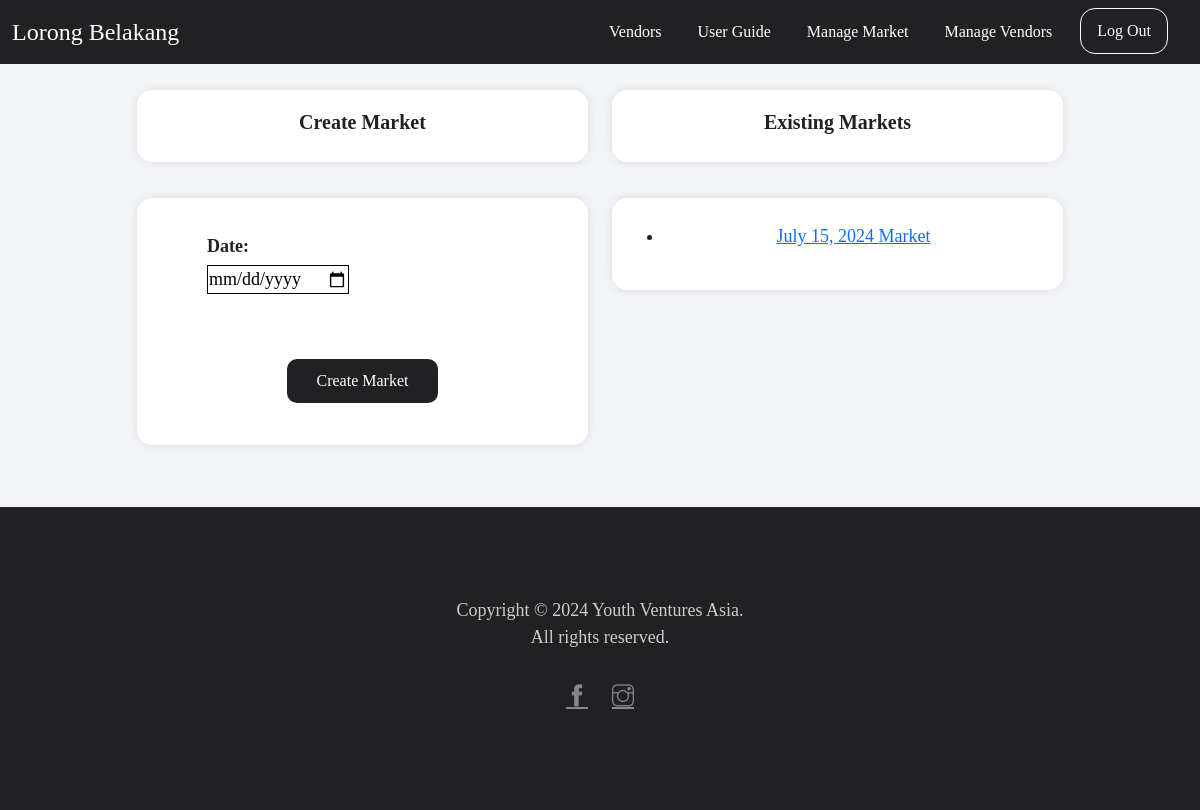
Before: /manage/ (signed in) with the older database file.
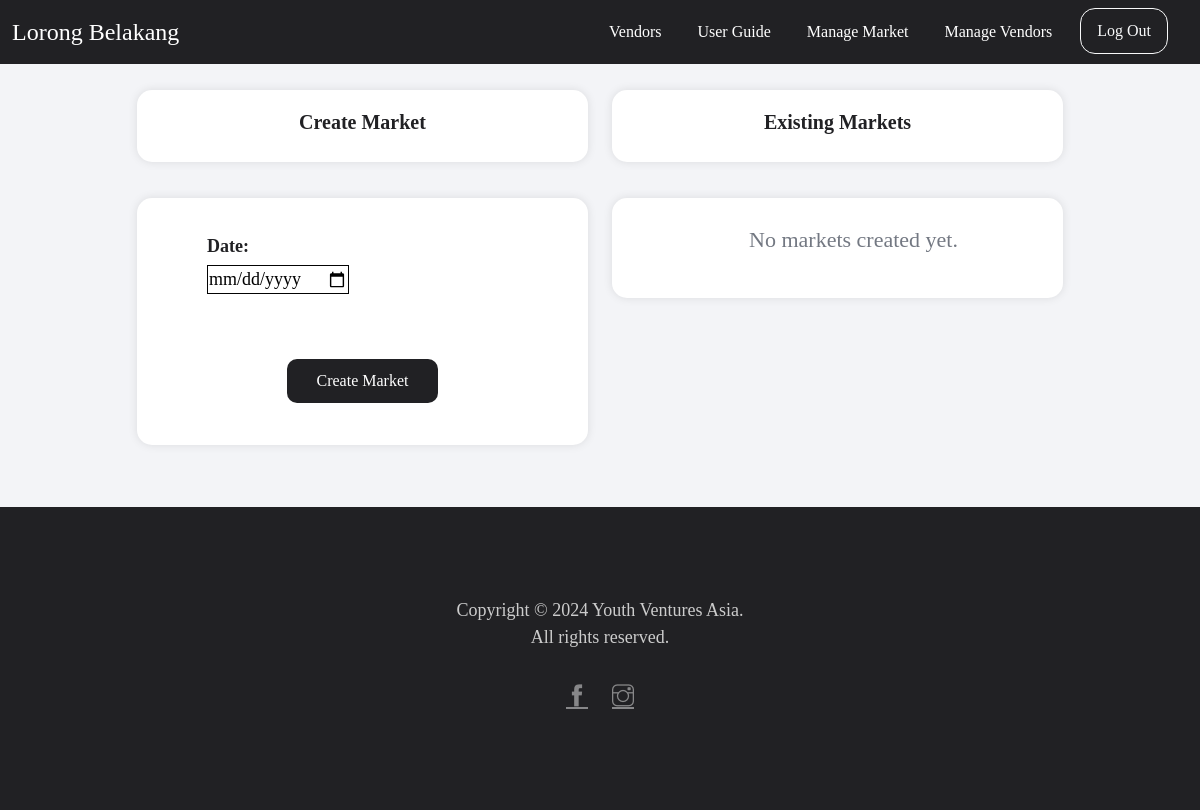
After: the same page with the newer database file.
### vendors/models.py (models this page shows, shortened)
class Market(models.Model):
    date = models.DateField()

### vendors/views.py (the view)
# urls.py: path("manage/", views.manage, name="manage"),
@login_required(login_url="login")
@permission_required("is_superuser")
def manage(request):
    print(datetime.date.today() - datetime.timedelta(days=30))
    past_market = Market.objects.filter(
        date__lt=datetime.date.today() - datetime.timedelta(days=30)
    )
    print(past_market)
    if past_market:
        market_applicants = MarketApplicant.objects.filter(market__in=past_market)
        print(market_applicants)
        past_market.delete()
    if request.method == "POST":
        date = request.POST.get("date")
        if date:
            market = Market.objects.create(date=date)
            messages.success(request, "New market created successfully!")
            return redirect("manage")
    markets = Market.objects.all().order_by("date")
    return render(request, "manage.html", {"markets": markets})

### vendors/templates/manage.html (shortened to what this page needs)
{% extends 'main.html' %} {% load static %} {% block content %}
<section class="light-bg company-details_wrap" id="manage">
  <div class="container">
    <div class="row justify-content-center">
      <div class="col-md-5 responsive-wrap">
        <div class="register-wrap">
          <div class="register">
            <h5>Create Market</h5>
          </div>
        </div>
        <div class="register-wrap mt-4">
          <div class="register form">
            <form
              aria-label="Create Market Form"
              enctype="multipart/form-data"
              method="POST"
            >
              <div class="form-section">
                <label for="date formInput">Date:</label>
                <input type="date" id="date" name="date" /><br /><br />
              </div>
              <div class="button-section">
                <br />
                <button class="btn btn-danger" type="submit">
                  Create Market
                </button>
              </div>
              <br />
            </form>
          </div>
        </div>
      </div>
      <div class="col-md-5 responsive-wrap">
        <div class="register-wrap">
          <div class="register">
            <h5>Existing Markets</h5>
          </div>
        </div>
        <div class="register-wrap register mt-4">
          <div>
            <ul>
            {% for market in markets %}
            <li>
              <a href="{% url 'market_applicants' market.id %}"
                >{{ market.date }} Market</a
              >
            </li>
            {% empty %}
            <p>No markets created yet.</p>
            {% endfor %}
          </ul>
      </div>
    </div>
  </div>
</section>
{% endblock %}

### vendors/templates/main.html (shortened to what this page needs)
<!DOCTYPE html>
{% load static %}
<html lang="en">
  <head>
    <link
      rel="stylesheet"
      href="https://cdnjs.cloudflare.com/ajax/libs/font-awesome/4.7.0/css/font-awesome.min.css"
    />
    <link
      href="{% static 'vendors/css/bootstrap.min.css' %}"
      rel="stylesheet"
    />
    <link
      href="{% static 'vendors/css/simple-line-icons.css' %}"
      rel="stylesheet"
    />
    <link
      href="{% static 'vendors/css/themify-icons.css' %}"
      rel="stylesheet"
    />
    <link href="{% static 'vendors/css/style.css' %}" rel="stylesheet" />
  </head>
  <body>
    <div class="dark-bg sticky-top">
      <div class="container-fluid">
        <div class="row">
          <div class="col-md-12">
            <nav class="navbar navbar-expand-lg navbar-light">
              <a class="navbar-brand" href="{% url 'homepage' %}"
                >Lorong Belakang</a
              >
              <div class="navbar-collapse justify-content-end">
                <ul class="navbar-nav">
                  <li class="nav-item">
                    <a class="nav-link" href="{% url 'vendor_list' %}"
                      >Vendors</a
                    >
                  </li>
                  <li class="nav-item">
                    <a class="nav-link" href="{% url 'user_guide' %}"
                      >User Guide</a
                    >
                  </li>
                  {% if user.is_authenticated and user.is_superuser %}
                  <li class="nav-item">
                    <a class="nav-link" href="{% url 'manage' %}"
                      >Manage Market</a
                    >
                  </li>
                  <li class="nav-item">
                    <a class="nav-link" href="{% url 'manage_vendor' %}"
                      >Manage Vendors</a
                    >
                  </li>
                  <li class="nav-item">
                    <a
                      class="btn btn-outline-light top-btn"
                      href="{% url 'logout' %}"
                      >Log Out</a
                    >
                  </li>
                  {% endif %}
                </ul>
              </div>
            </nav>
          </div>
        </div>
      </div>
    </div>
    {% block content %} {% endblock %}
    <footer class="main-block dark-bg">
      <div class="container">
        <div class="row">
          <div class="col-md-12">
            <div class="copyright">
              <p>
                Copyright &copy;
                Youth Ventures Asia. <br />All rights reserved.
              </p>
              <ul>
                <li>
                  <a
                    href="https://www.facebook.com/lorongbelakangcyberjaya/?locale=ms_MY"
                    target="_blank"
                    ><span class="ti-facebook"></span
                  ></a>
                </li>
                <li>
                  <a
                    href="https://www.instagram.com/lorongbelakangcyberjaya/"
                    target="_blank"
                    ><span class="ti-instagram"></span
                  ></a>
                </li>
              </ul>
            </div>
          </div>
        </div>
      </div>
    </footer>
  </body>
</html>

Changed rows visible on the page:
removed Market: date "July 15, 2024"
Other visible differences:
text now shown: "No markets created yet."
